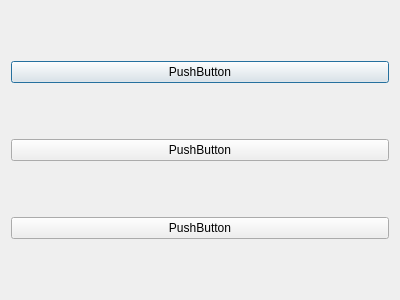
<?xml version="1.0" encoding="UTF-8"?>
<ui version="4.0">
 <class>Page</class>
 <widget class="QDialog" name="Page">
  <property name="geometry">
   <rect>
    <x>0</x>
    <y>0</y>
    <width>400</width>
    <height>300</height>
   </rect>
  </property>
  <property name="windowTitle">
   <string>Dialog</string>
  </property>
  <layout class="QGridLayout" name="gridLayout">
   <item row="0" column="0">
    <widget class="QPushButton" name="pushButton">
     <property name="text">
      <string>PushButton</string>
     </property>
    </widget>
   </item>
   <item row="1" column="0">
    <widget class="QPushButton" name="pushButton_2">
     <property name="text">
      <string>PushButton</string>
     </property>
    </widget>
   </item>
   <item row="2" column="0">
    <widget class="QPushButton" name="pushButton_3">
     <property name="text">
      <string>PushButton</string>
     </property>
    </widget>
   </item>
  </layout>
 </widget>
 <resources/>
 <connections/>
</ui>
